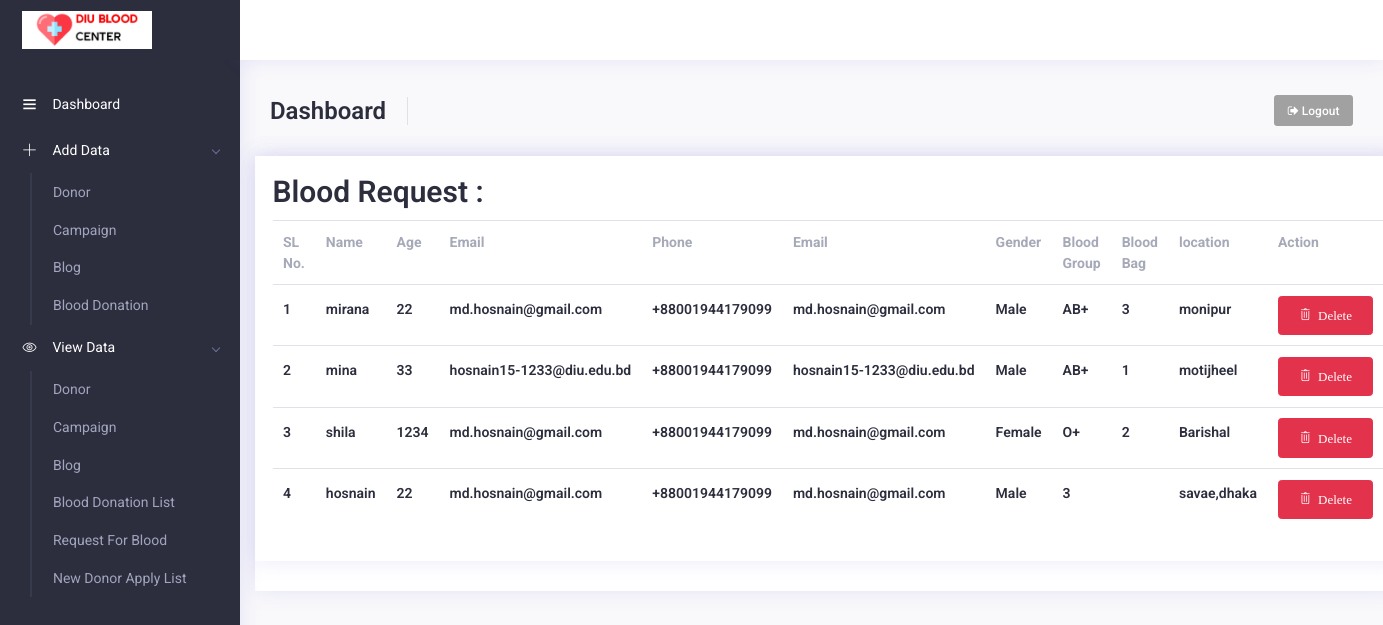
The page /admin/blood_req/index.php (signed in) on the database as committed earlier.
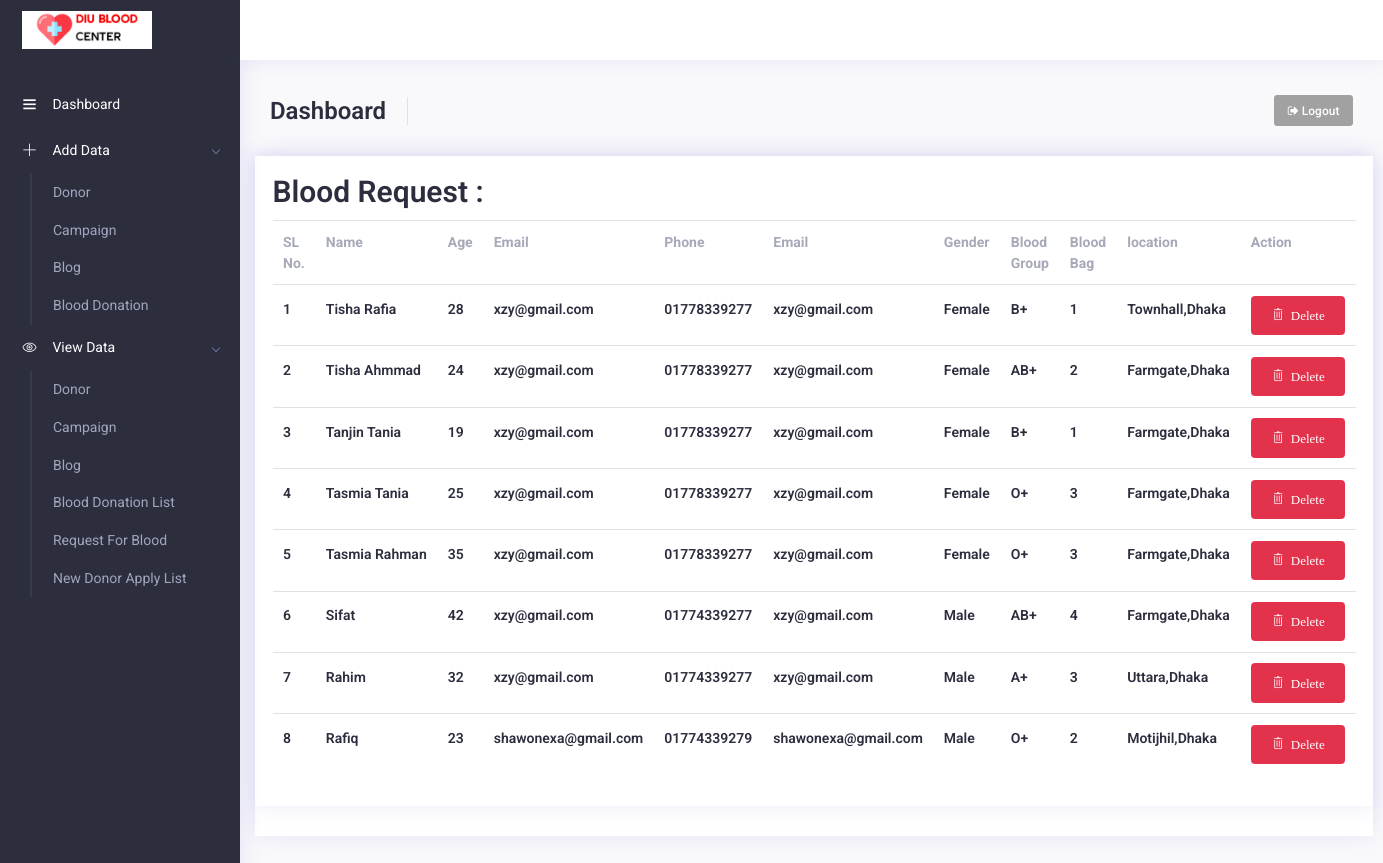
The same page on the database as committed later.
### tables this page shows
CREATE TABLE `req_for_blood` (
  `id` int(11) NOT NULL,
  `name` varchar(60) NOT NULL,
  `age` varchar(22) NOT NULL,
  `email` varchar(44) NOT NULL,
  `phone` varchar(22) NOT NULL,
  `gender` varchar(22) NOT NULL,
  `blood_group` varchar(22) NOT NULL,
  `blood_bag` varchar(22) NOT NULL,
  `address` text NOT NULL
);

### admin/blood_req/index.php (the view, shortened to what this page needs)
<?php include("../include/header.php") ?>
<?php
$con = connect_db();
$sql = "SELECT * FROM req_for_blood ORDER BY id DESC ";
$result = mysqli_query($con, $sql);
?>
<div class="row">
    <div class="col-ld-12">
        <div class="card card-statistics">
            <div class="card">
                <div class="card-body">
                    <h2>Blood Request :</h2>
                    <table class="table">
                        <tr>
                            <th>SL No.</th>
                            <th>Name</th>
                            <th>Age</th>
                            <th>Email</th>
                            <th>Phone </th>
                            <th>Email </th>
                            <th>Gender </th>
                            <th>Blood Group </th>
                            <th>Blood Bag </th>
                            <th>location </th>
                            <th>Action </th>
                        </tr>
                        <?php $sl = 1 ?>
                        <?php while ($row = mysqli_fetch_assoc($result)) {; ?>
                            <tr>
                                <td>
                                    <h5><?php echo $sl; ?></h5>
                                </td>
                                <td>
                                    <h5><?php echo $row['name']; ?></h5>
                                </td>
                                <td>
                                    <h5><?php echo $row['age']; ?></h5>
                                </td>
                                <td>
                                    <h5><?php echo $row['email']; ?></h5>
                                </td>
                                <td>
                                    <h5><?php echo $row['phone']; ?></h5>
                                </td>
                                <td>
                                    <h5><?php echo $row['email']; ?></h5>
                                </td>
                                <td>
                                    <h5><?php echo $row['gender']; ?></h5>
                                </td>
                                <td>
                                    <h5><?php echo $row['blood_group']; ?></h5>
                                </td>
                                <td>
                                    <h5><?php echo $row['blood_bag']; ?></h5>
                                </td>
                                <td>
                                    <h5><?php echo $row['address']; ?></h5>
                                </td>
                                <td>
                                    <a href="delete.php?id=<?php echo $row['id']; ?>" class="btn btn-danger" onclick="return confirm('Are you sure want to delete this Data?');"><i class="nav-icon ti ti-trash"> Delete</i></a>
                                </td>
                            </tr>
                        <?php $sl++;
                        } ?>
                    </table>
                </div>
            </div>
        </div>
        <?php include('../include/footer.php'); ?>

Rows that differ between the two databases and show on the page:
removed req_for_blood: name "mirana", age "22", email "md.hosnain@gmail.com", phone "+88001944179099", gender "Male", blood_group "AB+", blood_bag "3", address "monipur"
removed req_for_blood: name "mina", age "33", email "hosnain15-1233@diu.edu.bd", phone "+88001944179099", gender "Male", blood_group "AB+", blood_bag "1", address "motijheel"
removed req_for_blood: name "shila", age "1234", email "md.hosnain@gmail.com", phone "+88001944179099", gender "Female", blood_group "O+", blood_bag "2", address "Barishal"
removed req_for_blood: name "hosnain", age "22", email "md.hosnain@gmail.com", phone "+88001944179099", gender "Male", blood_group "3", address "savae,dhaka"
added req_for_blood: name "Tisha Rafia", age "28", email "xzy@gmail.com", phone "01778339277", gender "Female", blood_group "B+", blood_bag "1", address "Townhall,Dhaka"
added req_for_blood: name "Tisha Ahmmad", age "24", email "xzy@gmail.com", phone "01778339277", gender "Female", blood_group "AB+", blood_bag "2", address "Farmgate,Dhaka"
added req_for_blood: name "Tanjin Tania", age "19", email "xzy@gmail.com", phone "01778339277", gender "Female", blood_group "B+", blood_bag "1", address "Farmgate,Dhaka"
added req_for_blood: name "Tasmia Tania", age "25", email "xzy@gmail.com", phone "01778339277", gender "Female", blood_group "O+", blood_bag "3", address "Farmgate,Dhaka"
added req_for_blood: name "Tasmia Rahman", age "35", email "xzy@gmail.com", phone "01778339277", gender "Female", blood_group "O+", blood_bag "3", address "Farmgate,Dhaka"
added req_for_blood: name "Sifat", age "42", email "xzy@gmail.com", phone "01774339277", gender "Male", blood_group "AB+", blood_bag "4", address "Farmgate,Dhaka"
added req_for_blood: name "Rahim", age "32", email "xzy@gmail.com", phone "01774339277", gender "Male", blood_group "A+", blood_bag "3", address "Uttara,Dhaka"
added req_for_blood: name "Rafiq", age "23", email "shawonexa@gmail.com", phone "01774339279", gender "Male", blood_group "O+", blood_bag "2", address "Motijhil,Dhaka"
